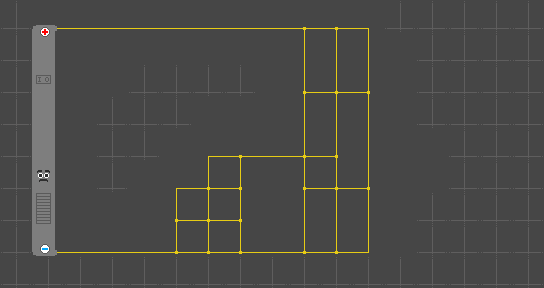

A 2D game scene composited from a Tiled map and its tileset images. What follows is a short description and the map's XML, with each tile layer's data collapsed to a summary:
An orthogonal 17x9 tile map with 32x32 px tiles, 1 tile layer (Tile Layer 1).

<map version="1.0" orientation="orthogonal" renderorder="left-down" width="17" height="9" tilewidth="32" tileheight="32" nextobjectid="1">
 <tileset firstgid="1" source="tileset.tsx" />
 <layer name="Tile Layer 1" width="17" height="9">
  <data>[153 cells, 153 non-empty, 19 distinct tile ids]</data>
 </layer>
</map>
